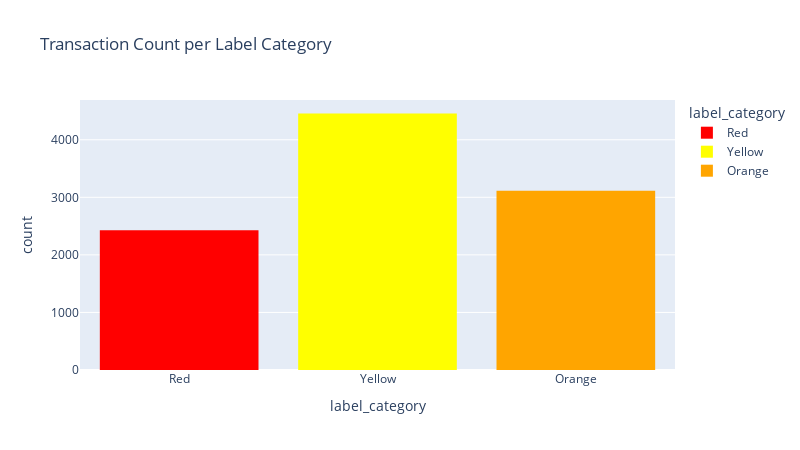

The cell this chart's notebook holds for it:
### Markdown cell above
### 1. Target Distribution

### Code cell
fig = px.histogram(data, x='label_category', color='label_category',
                   color_discrete_map={'Red':'red','Orange':'orange','Yellow':'yellow'},
                   title='Transaction Count per Label Category',
                   width=800, height=450)
fig.show()

### Figure 1 — Plotly figure (JSON) as saved in the notebook; plotly's stock layout.template omitted (floating-point values rounded to 4 significant figures; data arrays with more than 128 entries replaced by an {"elided": "..."} marker saying what was removed)
{"data": [{"bingroup": "x", "hovertemplate": "label_category=%{x}<br>count=%{y}<extra></extra>", "legendgroup": "Red", "marker": {"color": "red", "pattern": {"shape": ""}}, "name": "Red", "orientation": "v", "showlegend": true, "type": "histogram", "x": {"elided": "2429 str values"}, "xaxis": "x", "yaxis": "y"}, {"bingroup": "x", "hovertemplate": "label_category=%{x}<br>count=%{y}<extra></extra>", "legendgroup": "Yellow", "marker": {"color": "yellow", "pattern": {"shape": ""}}, "name": "Yellow", "orientation": "v", "showlegend": true, "type": "histogram", "x": {"elided": "4456 str values"}, "xaxis": "x", "yaxis": "y"}, {"bingroup": "x", "hovertemplate": "label_category=%{x}<br>count=%{y}<extra></extra>", "legendgroup": "Orange", "marker": {"color": "orange", "pattern": {"shape": ""}}, "name": "Orange", "orientation": "v", "showlegend": true, "type": "histogram", "x": {"elided": "3115 str values"}, "xaxis": "x", "yaxis": "y"}], "layout": {"barmode": "relative", "height": 450, "legend": {"title": {"text": "label_category"}, "tracegroupgap": 0}, "title": {"text": "Transaction Count per Label Category"}, "width": 800, "xaxis": {"anchor": "y", "categoryarray": ["Red", "Yellow", "Orange"], "categoryorder": "array", "domain": [0, 1], "title": {"text": "label_category"}}, "yaxis": {"anchor": "x", "domain": [0, 1], "title": {"text": "count"}}}}
